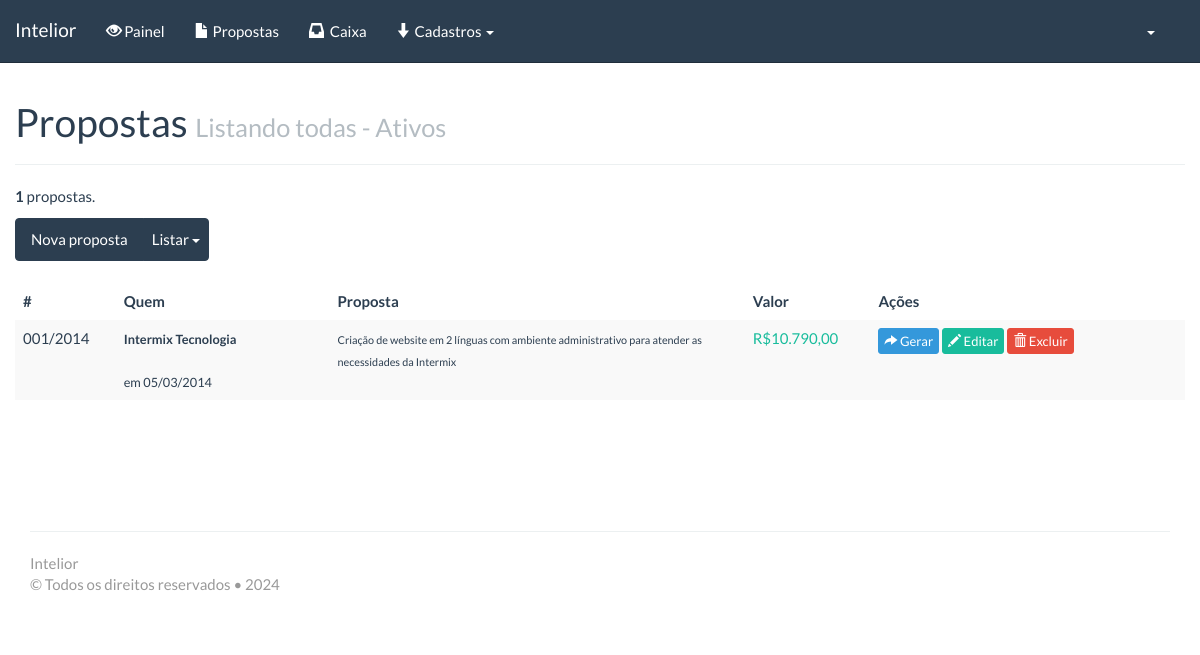
Screenshot of /?pagina=acesso/propostas (signed in) with the database file from the repository.
### tables this page shows
CREATE TABLE `propostas` (
  `id_proposta` int(11) unsigned NOT NULL AUTO_INCREMENT,
  `tipo_proposta` int(11) DEFAULT NULL,
  `id_pessoa` int(11) DEFAULT NULL,
  `num` int(11) DEFAULT NULL,
  `subnum` int(11) DEFAULT NULL,
  `ano` int(11) DEFAULT NULL,
  `proposta` varchar(255) DEFAULT NULL,
  `descricao` longtext,
  `data` date DEFAULT NULL,
  `hora` time DEFAULT NULL,
  `valor` decimal(13,2) DEFAULT NULL,
  `valido_ate` date DEFAULT NULL,
  `hash` varchar(255) DEFAULT NULL,
  `status` tinyint(11) DEFAULT NULL,
  `id_usuario` int(11) DEFAULT NULL,
  `id_acesso` int(11) DEFAULT NULL,
  PRIMARY KEY (`id_proposta`)
);

CREATE TABLE `pessoas` (
  `id_pessoa` int(11) unsigned NOT NULL AUTO_INCREMENT,
  `nome` varchar(255) DEFAULT NULL,
  `nome2` varchar(255) NOT NULL DEFAULT '',
  `email` varchar(255) DEFAULT NULL,
  `cpf_cnpj` varchar(255) DEFAULT NULL,
  `status` int(11) DEFAULT NULL,
  `id_usuario` int(11) DEFAULT NULL,
  `id_acesso` int(11) DEFAULT NULL,
  PRIMARY KEY (`id_pessoa`)
);

### includes/funcoes.php (called while the page is built, shortened)
<?php
function fnum($numero) {
	$quebra= explode(".", $numero);
	return(number_format($numero, 2, ',', '.'));
}
function fnumi($numero) {
	return(number_format($numero, 0, ',', '.'));
}
function formata_saida($valor, $tamanho_saida) {
	$tamanho= strlen($valor);
	for ($i=$tamanho; $i<$tamanho_saida; $i++)
		$saida .= '0';
	return($saida . fnumi($valor));
}
function pega_status_generico($status) {
	if ($status=='1') $str= 'Ativos';
	elseif ($status=='2') $str= 'Suspensos';
	elseif ($status=='0') $str= 'Excluídos';
	return($str);
}
function pega_pessoa($id_pessoa, $campo) {
	$rs_pre= mysql_fetch_object(mysql_query("select *, $campo as campo from pessoas
												where id_pessoa = '$id_pessoa'
												limit 1 "));
	return($rs_pre->campo);
}
function pode_um($area, $permissao) {
	$contem= strpos($permissao, $area);
	if ($contem!==false) $retorno= true;
	else $retorno= false;
	return($retorno);
}
function pode($areas, $permissao) {
	$tamanho= strlen($areas);
	$retorno= false;
	for ($i=0; $i<$tamanho; $i++) {
		if (pode_um($areas[$i], $permissao)) {
			$retorno=true;
			break;
		}
	}
	return($retorno);
}
function desformata_data($var) {
	if (($var!="") && ($var!="0000-00-00")) {
		$var= explode("-", $var, 3);
		$var= $var[2] .'/'. $var[1] .'/'. $var[0];
		return($var);
	}
}
?>

### _acesso/__propostas.php (the view, shortened to what this page needs)
<?
if (pode("12", $_SESSION["perfil"])) {
	$subtit= "Listando todas";
	if ($status=='') $status='1';
	$str.= "and   propostas.status = '". $status ."' ";
	$subtit_status= ' - '. pega_status_generico($status);
	$result= mysql_query("select *, propostas.id_proposta as id_proposta from propostas
							where 1 = 1
							". $str ."
							order by propostas.id_proposta desc
							") or die('1:'.mysql_error());
	$num= 100;
	$total = mysql_num_rows($result);
	if ($_GET["num_pagina"]=="") $num_pagina= 1;
	else $num_pagina= $_GET["num_pagina"];
	$num_pagina--;
	$inicio = $num_pagina*$num;
	$result= mysql_query("select *, propostas.id_proposta as id_proposta from propostas
							where 1 = 1
							". $str ."
							order by propostas.id_proposta desc
							limit $inicio, $num
							");
?>
	<div class="span12">
		<div class="page-header">
			<h1>Propostas <small><?=$subtit . $subtit_status;?></small></h1>
		</div>
		<p><strong><?=$total;?></strong> propostas.</p>
		<div class="btn-group">
			<a class="btn btn-primary" href="./?pagina=acesso/proposta&amp;acao=i">Nova proposta</a>
			<a class="btn btn-primary dropdown-toggle" data-toggle="dropdown" href="#">
				Listar
				<span class="caret"></span>
			</a>
		</div>
		<br /><br />
		<?php
		if ($total==0) {
		?>
		<p>Nenhuma proposta encontrada.</p>
		<?php
		}
		else {
		?>
		<table cellspacing="0" width="100%" class="table table-striped table-hover">
			<thead>
		        <tr>
		            <th width="8%">#</th>
		            <th width="17%" align="left">Quem</th>
		            <th width="33%" align="left">Proposta</th>
		            <th width="10%">Valor</th>
		            <th width="25%">Ações</th>
		        </tr>
		    </thead>
		    <tbody>
				<?
		        $i=0;
		        while ($rs= mysql_fetch_object($result)) {
		        	if ($rs->tipo_proposta=='1') $cl='text-success';
		        	else $cl='text-danger';
		        ?>
		        <tr id="linha_<?=$rs->id_proposta;?>">
		            <td>
		            <? echo formata_saida($rs->num, 3) .'/'. $rs->ano; ?>
		            </td>
		            <td>
		            	<small><strong><?= pega_pessoa($rs->id_pessoa, 'nome');?></strong> <br/>
		            	<br />
		            	em <?= desformata_data($rs->data); ?>
		            	</small>
		            	<br />
		            </td>
		            <td>
			            <small>
							<small><?= $rs->proposta; ?></small>
			            </small>
		            </td>
		            <td class="<?=$cl;?>">
		            	<? if ($rs->valor!='0') { ?>
		            	R$<?= fnum($rs->valor); ?>
		            	<? } ?>
		            </td>
		            <td>
		                <a class="btn btn-xs btn-info" target="_blank" href="./index3.php?pagina=acesso/proposta_gera&amp;id_proposta=<?= $rs->id_proposta; ?>">
		                	<i class="glyphicon glyphicon-share-alt glyphicon-white"></i> Gerar
		                </a>
		                <? if ( (pode("1", $_SESSION["perfil"])) || ( (pode("2", $_SESSION["perfil"])) && ($_SESSION[id_proposta]!=$rs->id_proposta)) ) { ?>
		                <a class="btn btn-xs btn-success" href="./?pagina=acesso/proposta&amp;acao=e&amp;id_proposta=<?= $rs->id_proposta; ?>">
		                	<i class="glyphicon glyphicon-white glyphicon-pencil"></i> Editar
		                </a>
		                <? } ?>
		                <a class="btn btn-xs btn-danger" href="javascript:apagaLinha('propostaExcluir','<?=($rs->id_proposta);?>');" onclick="return confirm('Tem certeza que deseja suspender o proposta?');">
		                    <i class="glyphicon glyphicon-white glyphicon-trash"></i> Excluir
		                </a>
		            </td>
		        </tr>
		        <? $i++; } ?>
		    </tbody>
		</table>
		<? } ?>
	</div>
<? } ?>

### style.css (style rules this page uses)
html, body { height: 100%; width: 100%; position: relative; }
* { outline: 0 !important; }
body { padding-top: 80px; }
table { width: 100% !important; }
table a, .table a { text-decoration: none !important; }
.page-header { margin-top: 20px; }
a i { margin-top: 3px !important; }

### style_print.css (style rules this page uses)
a, a:before, a:after { content: "" important; }
table { width: 100% !important; }
table td, table th { border: 1px solid #333; padding: 5px; font-size: 13px; }
table th { background-color: #efefef; }
span { font-family: "Helvetica Neue", Helvetica, Arial, sans-serif !important; font-size: 13px !important; line-height: 19px !important; }
body { font-weight: 200; line-height: 20.5px; font-size: 14.5px; letter-spacing: 0; }
p { font-size: 14px; line-height: 20.5px; }
h1, h2, h3, h4, h5, h6, .h1, .h2, .h3, .h4, .h5, .h6 { line-height: 1.3; }

### rows the page displays
propostas: formata_saida($rs->num, 3) "001", ano "2014", id_pessoa.nome "Intermix Tecnologia", data "05/03/2014", proposta "Criação de website em 2 línguas com ambiente administrativo para atender as necessidades da Intermix", valor "10.790,00"

### other values shown
SISTEMA_NOME "Intelior"
$txt_adm "Cadastros"
$subtit "Listando todas"
$subtit_status "- Ativos"
$total "1"
SISTEMA_NOME_COMPLETO "Intelior"
